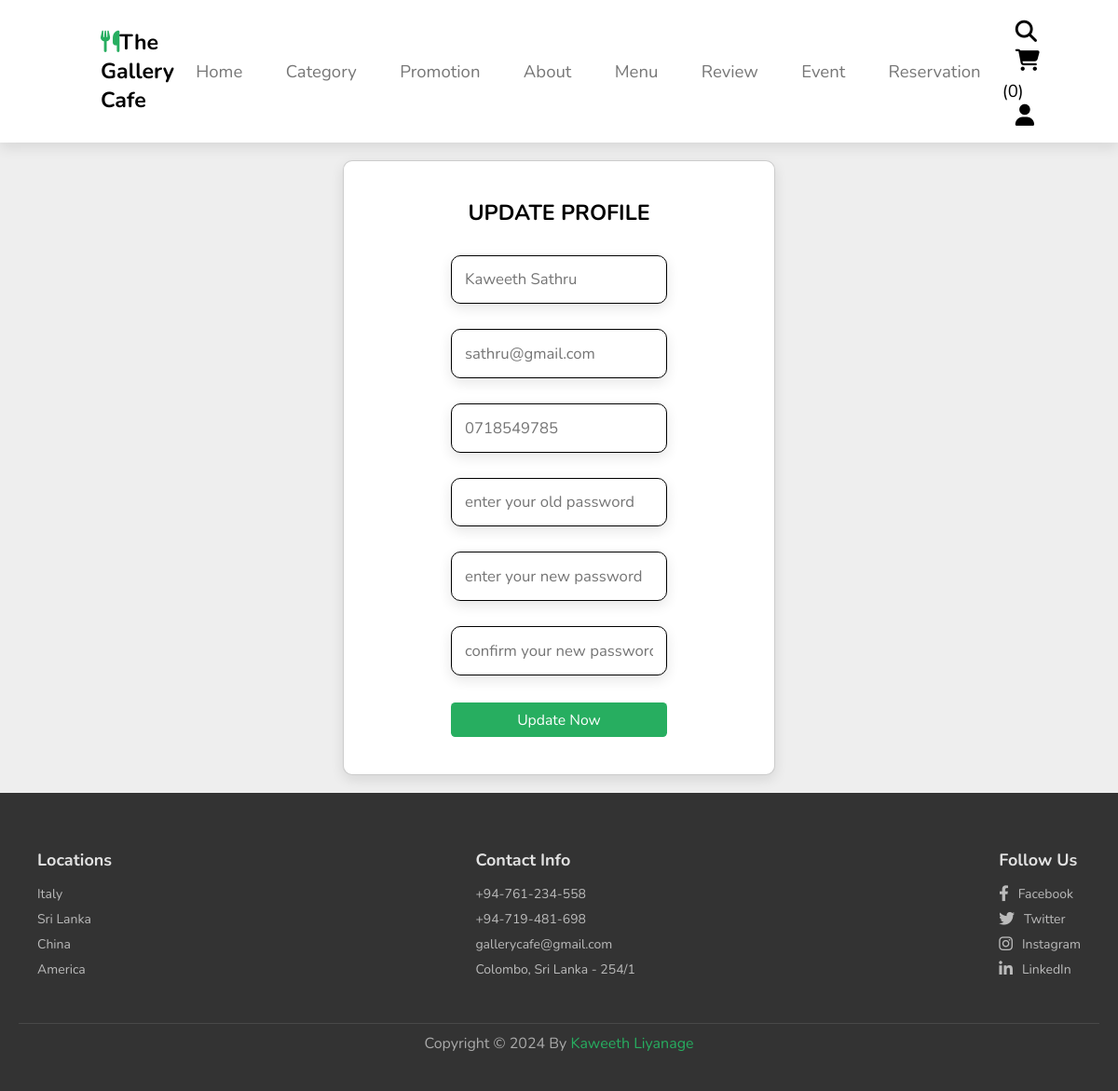
The page /update_profile.php (signed in) on the database its author committed.
### tables this page shows
CREATE TABLE `users` (
  `id` int(100) NOT NULL,
  `name` varchar(20) NOT NULL,
  `email` varchar(50) NOT NULL,
  `number` varchar(10) NOT NULL,
  `password` varchar(50) NOT NULL,
  `address` varchar(500) NOT NULL
);

### update_profile.php (the view, shortened to what this page needs)
<?php
include 'components/connect.php';
?>
<!DOCTYPE html>
<html lang="en">
<head>
   <link rel="stylesheet" href="https://cdnjs.cloudflare.com/ajax/libs/font-awesome/6.1.1/css/all.min.css">
   <link rel="stylesheet" href="css/style.css">
</head>
<body>
<?php include 'components/user_header.php'; ?>
<section class="form-container update-form" id="update">
   <form action="" method="post">
      <h3>update profile</h3>
      <input type="text" name="name" placeholder="<?= $fetch_profile['name']; ?>" class="box" maxlength="50">
      <input type="email" name="email" placeholder="<?= $fetch_profile['email']; ?>" class="box" maxlength="50" oninput="this.value = this.value.replace(/\s/g, '')">
      <input type="number" name="number" placeholder="<?= $fetch_profile['number']; ?>"" class="box" min="0" max="9999999999" maxlength="10">
      <input type="password" name="old_pass" placeholder="enter your old password" class="box" maxlength="50" oninput="this.value = this.value.replace(/\s/g, '')">
      <input type="password" name="new_pass" placeholder="enter your new password" class="box" maxlength="50" oninput="this.value = this.value.replace(/\s/g, '')">
      <input type="password" name="confirm_pass" placeholder="confirm your new password" class="box" maxlength="50" oninput="this.value = this.value.replace(/\s/g, '')">
      <input type="submit" value="update now" name="submit" class="btn">
   </form>
</section>
<?php include 'components/footer.php'; ?>
</body>
</html>

### css/style.css (style rules this page uses)
:root { --green:#27ae60; --black:#000000; --red:#ca261b; --light-color:#777; --white:#ffffff; --blue:#192a56; --box-shadow:0 .5rem 1.5rem rgba(0,0,0,.1); --border:.2rem solid var(--black); }
* { font-family: 'Nunito', sans-serif; margin:0; padding:0; box-sizing: border-box; text-decoration: none; outline: none; border:none; transition: all .2s linear; }
html { font-size: 62.5%; overflow-x: hidden; scroll-padding-top: 5.5rem; scroll-behavior: smooth; }
section { padding:2rem 9%; }
.btn, .delete-btn { margin-top: 1rem; display: inline-block; font-size: 1.7rem; color:#fff; background: var(--green); border-radius: .5rem; cursor: pointer; padding:.8rem 3rem; text-transform: capitalize; }
.form-container { background: #eee; }
.form-container form { margin:0 auto; max-width: 50rem; text-align: center; border:.1rem solid rgba(0,0,0,.2); box-shadow: var(--box-shadow); display: grid; gap:1.5rem; justify-content: center; padding: 40px 20px; border-radius: 10px; background: #ffffff; }
.form-container form h3 { font-size: 2.5rem; color:var(--black); text-transform: uppercase; margin-bottom: 1rem; }
.form-container form .box { margin:.7rem 0; width: 100%; border:var(--border); font-size: 1.8rem; box-shadow: var(--box-shadow); padding:1.5rem; border-radius: 10px; }
@media (max-width: 1366px) { html { font-size: 58%; } }

### rows shown on the page
users: name "Kaweeth Sathru", email "sathru@gmail.com", number "0718549785"

### other values the page prints
$total_cart_items "0"
